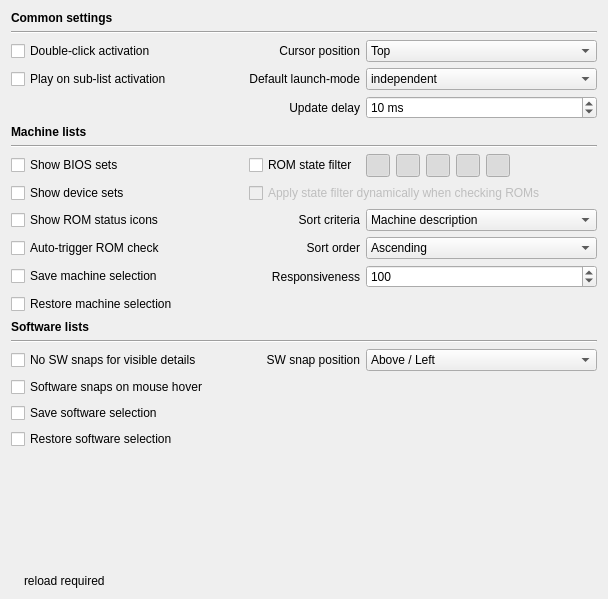
             <widget class="QWidget" name="scrollAreaWidgetContents_3">
              <property name="geometry">
               <rect>
                <x>0</x>
                <y>0</y>
                <width>608</width>
                <height>599</height>
               </rect>
              </property>
              <layout class="QGridLayout" name="gridLayout_8">
               <item row="11" column="0">
                <widget class="QCheckBox" name="checkBoxSaveMachineSelection">
                 <property name="toolTip">
                  <string>Save machine selection on exit and before reloading the machine list</string>
                 </property>
                 <property name="text">
                  <string>Save machine selection</string>
                 </property>
                </widget>
               </item>
               <item row="17" column="0" colspan="3">
                <widget class="QCheckBox" name="checkBoxSaveSoftwareSelection">
                 <property name="toolTip">
                  <string>Save the latest software selection (per system)</string>
                 </property>
                 <property name="text">
                  <string>Save software selection</string>
                 </property>
                </widget>
               </item>
               <item row="18" column="0" colspan="3">
                <widget class="QCheckBox" name="checkBoxRestoreSoftwareSelection">
                 <property name="toolTip">
                  <string>Restore the latest software selection (per system)</string>
                 </property>
                 <property name="text">
                  <string>Restore software selection</string>
                 </property>
                </widget>
               </item>
               <item row="0" column="0" colspan="3">
                <widget class="QLabel" name="labelCommonSettings">
                 <property name="text">
                  <string>&lt;html&gt;&lt;head/&gt;&lt;body&gt;&lt;p&gt;&lt;span style=&quot; font-weight:600;&quot;&gt;Common settings&lt;/span&gt;&lt;/p&gt;&lt;/body&gt;&lt;/html&gt;</string>
                 </property>
                </widget>
               </item>
               <item row="1" column="0" colspan="3">
                <widget class="Line" name="line_4">
                 <property name="orientation">
                  <enum>Qt::Horizontal</enum>
                 </property>
                </widget>
               </item>
               <item row="2" column="0">
                <widget class="QCheckBox" name="checkBoxDoubleClickActivation">
                 <property name="sizePolicy">
                  <sizepolicy hsizetype="MinimumExpanding" vsizetype="Fixed">
                   <horstretch>0</horstretch>
                   <verstretch>0</verstretch>
                  </sizepolicy>
                 </property>
                 <property name="toolTip">
                  <string>Launch emulation on double-click events (may be annoying)</string>
                 </property>
                 <property name="text">
                  <string>Double-click activation</string>
                 </property>
                </widget>
               </item>
               <item row="20" column="0" colspan="3">
                <spacer name="verticalSpacer">
                 <property name="orientation">
                  <enum>Qt::Vertical</enum>
                 </property>
                 <property name="sizeHint" stdset="0">
                  <size>
                   <width>20</width>
                   <height>139</height>
                  </size>
                 </property>
                </spacer>
               </item>
               <item row="2" column="1">
                <widget class="QLabel" name="labelCursorPosition">
                 <property name="text">
                  <string>Cursor position</string>
                 </property>
                 <property name="alignment">
                  <set>Qt::AlignRight|Qt::AlignTrailing|Qt::AlignVCenter</set>
                 </property>
                </widget>
               </item>
               <item row="2" column="2">
                <widget class="QComboBox" name="comboBoxCursorPosition">
                 <property name="toolTip">
                  <string>Select the cursor position QMC2 uses when auto-scrolling to the current item (this setting applies to all views and lists!)</string>
                 </property>
                 <property name="currentIndex">
                  <number>1</number>
                 </property>
                 <item>
                  <property name="text">
                   <string>Visible</string>
                  </property>
                 </item>
                 <item>
                  <property name="text">
                   <string>Top</string>
                  </property>
                 </item>
                 <item>
                  <property name="text">
                   <string>Bottom</string>
                  </property>
                 </item>
                 <item>
                  <property name="text">
                   <string>Center</string>
                  </property>
                 </item>
                </widget>
               </item>
               <item row="3" column="0">
                <widget class="QCheckBox" name="checkBoxPlayOnSublistActivation">
                 <property name="sizePolicy">
                  <sizepolicy hsizetype="MinimumExpanding" vsizetype="Fixed">
                   <horstretch>0</horstretch>
                   <verstretch>0</verstretch>
                  </sizepolicy>
                 </property>
                 <property name="toolTip">
                  <string>Launch emulation directly when an item is activated in the search-, favorites- or played-lists (instead of jumping to the master list)</string>
                 </property>
                 <property name="text">
                  <string>Play on sub-list activation</string>
                 </property>
                </widget>
               </item>
               <item row="3" column="1">
                <widget class="QLabel" name="labelDefaultLaunchMode">
                 <property name="text">
                  <string>Default launch-mode</string>
                 </property>
                 <property name="alignment">
                  <set>Qt::AlignRight|Qt::AlignTrailing|Qt::AlignVCenter</set>
                 </property>
                </widget>
               </item>
               <item row="3" column="2">
                <widget class="QComboBox" name="comboBoxDefaultLaunchMode">
                 <property name="toolTip">
                  <string>Select the default launch-mode (independent or embedded window) used when emulation is started by activating an entry in any list</string>
                 </property>
                 <item>
                  <property name="text">
                   <string>independent</string>
                  </property>
                  <property name="icon">
                   <iconset resource="qmc2.qrc">
                    <normaloff>:/data/img/launch.png</normaloff>:/data/img/launch.png</iconset>
                  </property>
                 </item>
                 <item>
                  <property name="text">
                   <string>embedded</string>
                  </property>
                  <property name="icon">
                   <iconset resource="qmc2.qrc">
                    <normaloff>:/data/img/embed.png</normaloff>:/data/img/embed.png</iconset>
                  </property>
                 </item>
                </widget>
               </item>
               <item row="5" column="0" colspan="3">
                <widget class="QLabel" name="labelMachineLists">
                 <property name="text">
                  <string>&lt;html&gt;&lt;head/&gt;&lt;body&gt;&lt;p&gt;&lt;span style=&quot; font-weight:600;&quot;&gt;Machine lists&lt;/span&gt;&lt;/p&gt;&lt;/body&gt;&lt;/html&gt;</string>
                 </property>
                </widget>
               </item>
               <item row="6" column="0" colspan="3">
                <widget class="Line" name="line_6">
                 <property name="orientation">
                  <enum>Qt::Horizontal</enum>
                 </property>
                </widget>
               </item>
               <item row="7" column="0">
                <widget class="QCheckBox" name="checkBoxShowBiosSets">
                 <property name="sizePolicy">
                  <sizepolicy hsizetype="Expanding" vsizetype="Fixed">
                   <horstretch>0</horstretch>
                   <verstretch>0</verstretch>
                  </sizepolicy>
                 </property>
                 <property name="toolTip">
                  <string>Display (or hide) BIOS sets in master lists?</string>
                 </property>
                 <property name="text">
                  <string>Show BIOS sets</string>
                 </property>
                 <property name="icon">
                  <iconset resource="qmc2.qrc">
                   <normaloff>:/data/img/reload.png</normaloff>:/data/img/reload.png</iconset>
                 </property>
                </widget>
               </item>
               <item row="7" column="1">
                <widget class="QCheckBox" name="checkBoxRomStateFilter">
                 <property name="toolTip">
                  <string>Enable ROM state filtering?</string>
                 </property>
                 <property name="text">
                  <string>ROM state filter</string>
                 </property>
                 <property name="icon">
                  <iconset resource="qmc2.qrc">
                   <normaloff>:/data/img/reload.png</normaloff>:/data/img/reload.png</iconset>
                 </property>
                </widget>
               </item>
               <item row="7" column="2">
                <layout class="QHBoxLayout" name="horizontalLayout_7">
                 <item>
                  <widget class="QToolButton" name="toolButtonShowC">
                   <property name="toolTip">
                    <string>Show ROM state C (correct)?</string>
                   </property>
                   <property name="icon">
                    <iconset resource="qmc2.qrc">
                     <normaloff>:/data/img/sphere_green.png</normaloff>:/data/img/sphere_green.png</iconset>
                   </property>
                   <property name="checkable">
                    <bool>true</bool>
                   </property>
                   <property name="checked">
                    <bool>true</bool>
                   </property>
                  </widget>
                 </item>
                 <item>
                  <widget class="QToolButton" name="toolButtonShowM">
                   <property name="toolTip">
                    <string>Show ROM state M (mostly correct)?</string>
                   </property>
                   <property name="icon">
                    <iconset resource="qmc2.qrc">
                     <normaloff>:/data/img/sphere_yellowgreen.png</normaloff>:/data/img/sphere_yellowgreen.png</iconset>
                   </property>
                   <property name="checkable">
                    <bool>true</bool>
                   </property>
                   <property name="checked">
                    <bool>true</bool>
                   </property>
                  </widget>
                 </item>
                 <item>
                  <widget class="QToolButton" name="toolButtonShowI">
                   <property name="toolTip">
                    <string>Show ROM state I (incorrect)?</string>
                   </property>
                   <property name="icon">
                    <iconset resource="qmc2.qrc">
                     <normaloff>:/data/img/sphere_red.png</normaloff>:/data/img/sphere_red.png</iconset>
                   </property>
                   <property name="checkable">
                    <bool>true</bool>
                   </property>
                   <property name="checked">
                    <bool>true</bool>
                   </property>
                  </widget>
                 </item>
                 <item>
                  <widget class="QToolButton" name="toolButtonShowN">
                   <property name="toolTip">
                    <string>Show ROM state N (not found)?</string>
                   </property>
                   <property name="icon">
                    <iconset resource="qmc2.qrc">
                     <normaloff>:/data/img/sphere_grey.png</normaloff>:/data/img/sphere_grey.png</iconset>
                   </property>
                   <property name="checkable">
                    <bool>true</bool>
                   </property>
                   <property name="checked">
                    <bool>true</bool>
                   </property>
                  </widget>
                 </item>
                 <item>
                  <widget class="QToolButton" name="toolButtonShowU">
                   <property name="toolTip">
                    <string>Show ROM state U (unknown)?</string>
                   </property>
                   <property name="icon">
                    <iconset resource="qmc2.qrc">
                     <normaloff>:/data/img/sphere_blue.png</normaloff>:/data/img/sphere_blue.png</iconset>
                   </property>
                   <property name="checkable">
                    <bool>true</bool>
                   </property>
                   <property name="checked">
                    <bool>true</bool>
                   </property>
                  </widget>
                 </item>
                 <item>
                  <spacer name="horizontalSpacer_2">
                   <property name="orientation">
                    <enum>Qt::Horizontal</enum>
                   </property>
                   <property name="sizeHint" stdset="0">
                    <size>
                     <width>40</width>
                     <height>20</height>
                    </size>
                   </property>
                  </spacer>
                 </item>
                </layout>
               </item>
               <item row="8" column="0">
                <widget class="QCheckBox" name="checkBoxShowDeviceSets">
                 <property name="sizePolicy">
                  <sizepolicy hsizetype="Expanding" vsizetype="Fixed">
                   <horstretch>0</horstretch>
                   <verstretch>0</verstretch>
                  </sizepolicy>
                 </property>
                 <property name="toolTip">
                  <string>Display (or hide) device sets in master lists?</string>
                 </property>
                 <property name="text">
                  <string>Show device sets</string>
                 </property>
                 <property name="icon">
                  <iconset resource="qmc2.qrc">
                   <normaloff>:/data/img/reload.png</normaloff>:/data/img/reload.png</iconset>
                 </property>
                </widget>
               </item>
               <item row="9" column="0">
                <widget class="QCheckBox" name="checkBoxShowROMStatusIcons">
                 <property name="sizePolicy">
                  <sizepolicy hsizetype="Expanding" vsizetype="Fixed">
                   <horstretch>0</horstretch>
                   <verstretch>0</verstretch>
                  </sizepolicy>
                 </property>
                 <property name="toolTip">
                  <string>Display ROM status icons in master lists?</string>
                 </property>
                 <property name="text">
                  <string>Show ROM status icons</string>
                 </property>
                 <property name="icon">
                  <iconset resource="qmc2.qrc">
                   <normaloff>:/data/img/reload.png</normaloff>:/data/img/reload.png</iconset>
                 </property>
                </widget>
               </item>
               <item row="10" column="0">
                <widget class="QCheckBox" name="checkBoxAutoTriggerROMCheck">
                 <property name="sizePolicy">
                  <sizepolicy hsizetype="MinimumExpanding" vsizetype="Fixed">
                   <horstretch>0</horstretch>
                   <verstretch>0</verstretch>
                  </sizepolicy>
                 </property>
                 <property name="toolTip">
                  <string>Automatically trigger a ROM check if necessary</string>
                 </property>
                 <property name="text">
                  <string>Auto-trigger ROM check</string>
                 </property>
                </widget>
               </item>
               <item row="13" column="0" colspan="3">
                <widget class="QLabel" name="labelSoftwareLists">
                 <property name="text">
                  <string>&lt;html&gt;&lt;head/&gt;&lt;body&gt;&lt;p&gt;&lt;span style=&quot; font-weight:600;&quot;&gt;Software lists&lt;/span&gt;&lt;/p&gt;&lt;/body&gt;&lt;/html&gt;</string>
                 </property>
                </widget>
               </item>
               <item row="14" column="0" colspan="3">
                <widget class="Line" name="line_5">
                 <property name="orientation">
                  <enum>Qt::Horizontal</enum>
                 </property>
                </widget>
               </item>
               <item row="15" column="0">
                <widget class="QCheckBox" name="checkBoxAutoDisableSoftwareSnap">
                 <property name="toolTip">
                  <string>Automatically disable SW snaps when software-detail is visible (may be annoying)</string>
                 </property>
                 <property name="text">
                  <string>No SW snaps for visible details</string>
                 </property>
                </widget>
               </item>
               <item row="15" column="1">
                <widget class="QLabel" name="labelSoftwareSnapPosition">
                 <property name="text">
                  <string>SW snap position</string>
                 </property>
                 <property name="alignment">
                  <set>Qt::AlignRight|Qt::AlignTrailing|Qt::AlignVCenter</set>
                 </property>
                </widget>
               </item>
               <item row="15" column="2">
                <widget class="QComboBox" name="comboBoxSoftwareSnapPosition">
                 <property name="toolTip">
                  <string>Select the position where sofware snap-shots are displayed within software lists</string>
                 </property>
                 <item>
                  <property name="text">
                   <string>Above / Left</string>
                  </property>
                 </item>
                 <item>
                  <property name="text">
                   <string>Above / Center</string>
                  </property>
                 </item>
                 <item>
                  <property name="text">
                   <string>Above / Right</string>
                  </property>
                 </item>
                 <item>
                  <property name="text">
                   <string>Below / Left</string>
                  </property>
                 </item>
                 <item>
                  <property name="text">
                   <string>Below / Center</string>
                  </property>
                 </item>
                 <item>
                  <property name="text">
                   <string>Below / Right</string>
                  </property>
                 </item>
                 <item>
                  <property name="text">
                   <string>Disable snaps</string>
                  </property>
                 </item>
                </widget>
               </item>
               <item row="21" column="0" colspan="3">
                <layout class="QHBoxLayout" name="layout8_2">
                 <item>
                  <widget class="QLabel" name="labelLegend5Pic">
                   <property name="sizePolicy">
                    <sizepolicy hsizetype="Fixed" vsizetype="Fixed">
                     <horstretch>0</horstretch>
                     <verstretch>0</verstretch>
                    </sizepolicy>
                   </property>
                   <property name="toolTip">
                    <string>Option requires a reload of the machine list to take effect</string>
                   </property>
                   <property name="text">
                    <string/>
                   </property>
                   <property name="pixmap">
                    <pixmap resource="qmc2.qrc">:/data/img/reload_small.png</pixmap>
                   </property>
                   <property name="scaledContents">
                    <bool>true</bool>
                   </property>
                  </widget>
                 </item>
                 <item>
                  <widget class="QLabel" name="labelLegendFrontendMachineList">
                   <property name="toolTip">
                    <string>Option requires a reload of the machine list to take effect</string>
                   </property>
                   <property name="text">
                    <string>reload required</string>
                   </property>
                  </widget>
                 </item>
                </layout>
               </item>
               <item row="4" column="0" colspan="2">
                <widget class="QLabel" name="labelUpdateDelay">
                 <property name="text">
                  <string>Update delay</string>
                 </property>
                 <property name="alignment">
                  <set>Qt::AlignRight|Qt::AlignTrailing|Qt::AlignVCenter</set>
                 </property>
                </widget>
               </item>
               <item row="4" column="2">
                <widget class="QSpinBox" name="spinBoxUpdateDelay">
                 <property name="toolTip">
                  <string>Delay update of any machine details (preview, flyer, info, configuration, ...) by how many milliseconds?</string>
                 </property>
                 <property name="specialValueText">
                  <string>none</string>
                 </property>
                 <property name="suffix">
                  <string> ms</string>
                 </property>
                 <property name="minimum">
                  <number>0</number>
                 </property>
                 <property name="maximum">
                  <number>500</number>
                 </property>
                 <property name="value">
                  <number>10</number>
                 </property>
                </widget>
               </item>
               <item row="16" column="0" colspan="3">
                <widget class="QCheckBox" name="checkBoxSoftwareSnapOnMouseHover">
                 <property name="toolTip">
                  <string>Display software snap-shots when hovering the software list with the mouse cursor</string>
                 </property>
                 <property name="text">
                  <string>Software snaps on mouse hover</string>
                 </property>
                </widget>
               </item>
               <item row="11" column="1">
                <widget class="QLabel" name="labelResponsiveness">
                 <property name="text">
                  <string>Responsiveness</string>
                 </property>
                 <property name="alignment">
                  <set>Qt::AlignRight|Qt::AlignTrailing|Qt::AlignVCenter</set>
                 </property>
                </widget>
               </item>
               <item row="11" column="2">
                <widget class="QSpinBox" name="spinBoxResponsiveness">
                 <property name="toolTip">
                  <string>Number of item insertions between machine list updates during reload (higher means faster, but makes the GUI less responsive)</string>
                 </property>
                 <property name="specialValueText">
                  <string>immediate</string>
                 </property>
                 <property name="minimum">
                  <number>1</number>
                 </property>
                 <property name="maximum">
                  <number>99999</number>
                 </property>
                 <property name="value">
                  <number>100</number>
                 </property>
                </widget>
               </item>
               <item row="10" column="1">
                <widget class="QLabel" name="labelSortOrder">
                 <property name="text">
                  <string>Sort order</string>
                 </property>
                 <property name="alignment">
                  <set>Qt::AlignRight|Qt::AlignTrailing|Qt::AlignVCenter</set>
                 </property>
                </widget>
               </item>
               <item row="10" column="2">
                <widget class="QComboBox" name="comboBoxSortOrder">
                 <property name="toolTip">
                  <string>Select sort order</string>
                 </property>
                 <item>
                  <property name="text">
                   <string>Ascending</string>
                  </property>
                  <property name="icon">
                   <iconset resource="qmc2.qrc">
                    <normaloff>:/data/img/up_action.png</normaloff>:/data/img/up_action.png</iconset>
                  </property>
                 </item>
                 <item>
                  <property name="text">
                   <string>Descending</string>
                  </property>
                  <property name="icon">
                   <iconset resource="qmc2.qrc">
                    <normaloff>:/data/img/down_action.png</normaloff>:/data/img/down_action.png</iconset>
                  </property>
                 </item>
                </widget>
               </item>
               <item row="9" column="1">
                <widget class="QLabel" name="labelSortCriteria">
                 <property name="text">
                  <string>Sort criteria</string>
                 </property>
                 <property name="alignment">
                  <set>Qt::AlignRight|Qt::AlignTrailing|Qt::AlignVCenter</set>
                 </property>
                </widget>
               </item>
               <item row="9" column="2">
                <widget class="QComboBox" name="comboBoxSortCriteria">
                 <property name="toolTip">
                  <string>Select sort criteria</string>
                 </property>
                 <item>
                  <property name="text">
                   <string>Machine description</string>
                  </property>
                 </item>
                 <item>
                  <property name="text">
                   <string>ROM state</string>
                  </property>
                 </item>
                 <item>
                  <property name="text">
                   <string>Tag</string>
                  </property>
                 </item>
                 <item>
                  <property name="text">
                   <string>Year</string>
                  </property>
                 </item>
                 <item>
                  <property name="text">
                   <string>Manufacturer</string>
                  </property>
                 </item>
                 <item>
                  <property name="text">
                   <string>Machine name</string>
                  </property>
                 </item>
                 <item>
                  <property name="text">
                   <string>ROM types</string>
                  </property>
                 </item>
                 <item>
                  <property name="text">
                   <string>Players</string>
                  </property>
                 </item>
                 <item>
                  <property name="text">
                   <string>Driver status</string>
                  </property>
                 </item>
                 <item>
                  <property name="text">
                   <string>Source file</string>
                  </property>
                 </item>
                 <item>
                  <property name="text">
                   <string>Rank</string>
                  </property>
                 </item>
                </widget>
               </item>
               <item row="8" column="1" colspan="2">
                <widget class="QCheckBox" name="checkBoxDynamicStateFilter">
                 <property name="enabled">
                  <bool>false</bool>
                 </property>
                 <property name="toolTip">
                  <string>Apply the state filter dynamically during a full ROM audit?</string>
                 </property>
                 <property name="text">
                  <string>Apply state filter dynamically when checking ROMs</string>
                 </property>
                </widget>
               </item>
               <item row="12" column="0" colspan="3">
                <widget class="QCheckBox" name="checkBoxRestoreMachineSelection">
                 <property name="toolTip">
                  <string>Restore saved machine selection at start and after reloading the machine list</string>
                 </property>
                 <property name="text">
                  <string>Restore machine selection</string>
                 </property>
                </widget>
               </item>
              </layout>
             </widget>
